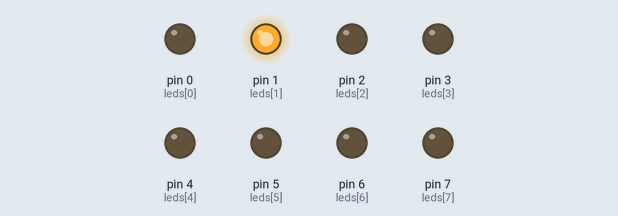
The sketch below on a simulated Arduino Uno, built with avr-gcc and run on an emulated ATmega328P. Parts: output pins drawn as LEDs (lit = HIGH).

Above: at 0.05 s.
At 0.55 s:
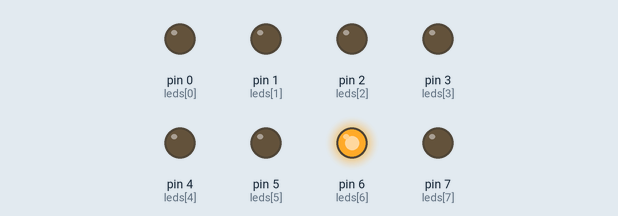
At 1.15 s:
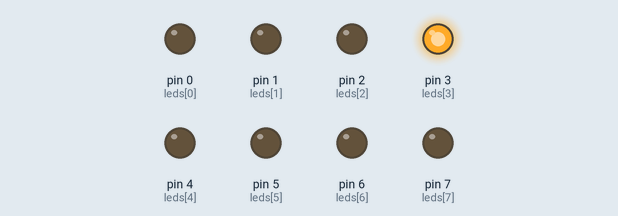
At 1.65 s:
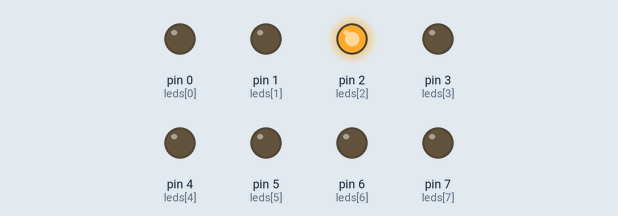
At 2.2 s:
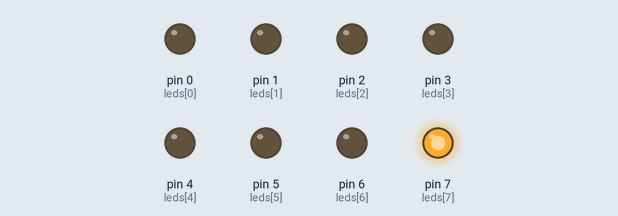
At 3.35 s:
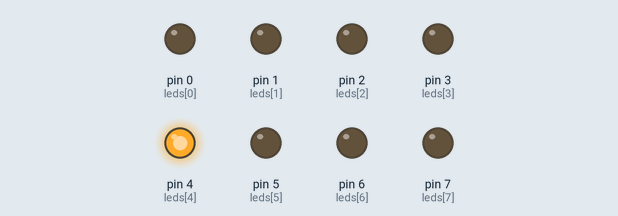
Timing chart, 0 to 3.6 s (numbered marks = the images above):
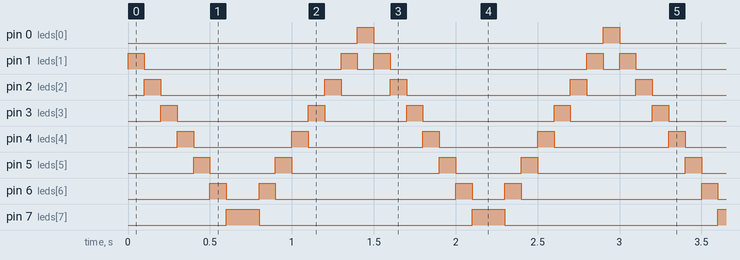

Measured:
- by itself, pin 0 (leds[0]): alternates HIGH for 0.10 s and LOW for 1.4 s
- by itself, pin 1 (leds[1]): repeats every 1.5 s: LOW 1.2 s, HIGH 0.10 s, LOW 0.10 s, HIGH 0.10 s
- by itself, pin 2 (leds[2]): repeats every 1.5 s: LOW 1.0 s, HIGH 0.10 s, LOW 0.30 s, HIGH 0.10 s
- by itself, pin 3 (leds[3]): repeats every 1.5 s: LOW 0.80 s, HIGH 0.10 s, LOW 0.50 s, HIGH 0.10 s
- by itself, pin 4 (leds[4]): alternates HIGH for 0.10 s and LOW for 0.65 s
- by itself, pin 5 (leds[5]): repeats every 1.5 s: LOW 0.40 s, HIGH 0.10 s, LOW 0.90 s, HIGH 0.10 s
- by itself, pin 6 (leds[6]): repeats every 1.5 s: LOW 0.20 s, HIGH 0.10 s, LOW 1.1 s, HIGH 0.10 s
- by itself, pin 7 (leds[7]): alternates HIGH for 0.20 s and LOW for 1.3 s

The sketch:

Knight_Rider.ino
```cpp
int leds[] = {0,1,2,3,4,5,6,7};

void setup() {
  for(int i=0; i<8; i++){
   pinMode(leds[i],OUTPUT);
  }
}

void loop() {
  for(int i=1; i<8; i++){
    digitalWrite(leds[i],HIGH);
    delay(100);
    digitalWrite(leds[i],LOW);
  }
  for(int j=7; j>-1; j--){
    digitalWrite(leds[j],HIGH);
    delay(100);
    digitalWrite(leds[j],LOW);
  }
}
```
